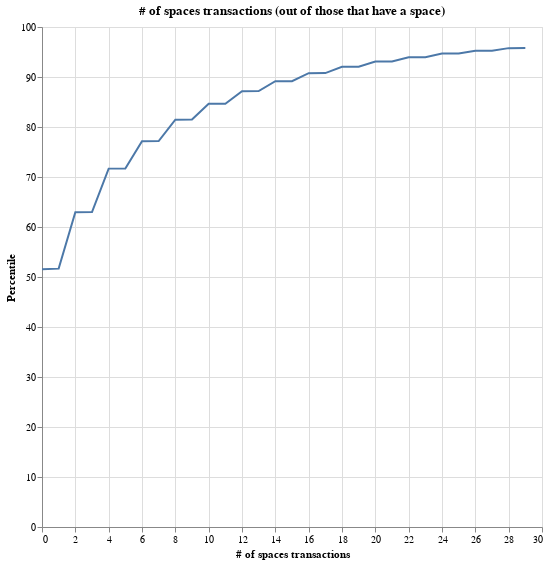

Write notebook code for a chart like this one.
### Code cell
df = pd.read_csv("tier_positioning_recenttx.csv").fillna(0)

df = df.loc[df["month"] == "2020-07", :]

df = df.loc[df["n_spaces"] > 0, :]

df = df.groupby(["n_spaces_tx"])["user_id"].agg("nunique").reset_index()


df["perc"] = 100 * df["user_id"] / sum(df["user_id"])
df["cum"] = df["perc"].cumsum()

alt.Chart(df.loc[df["n_spaces_tx"] < 30, :]).mark_line().encode(
    x=alt.X("n_spaces_tx", axis=alt.Axis(title="# of spaces transactions")),
    y=alt.Y("cum", axis=alt.Axis(title="Percentile")),
).properties(
    width=500,
    height=500,
    title="# of spaces transactions (out of those that have a space)",
)

### Figure 1 — Vega-Lite specification as saved in the notebook (floating-point values rounded to 4 significant figures)
{"config": {"view": {"continuousWidth": 400, "continuousHeight": 300}}, "data": {"name": "data-10af431f8de893159b27bf227a6968ea"}, "mark": "line", "encoding": {"x": {"type": "quantitative", "axis": {"title": "# of spaces transactions"}, "field": "n_spaces_tx"}, "y": {"type": "quantitative", "axis": {"title": "Percentile"}, "field": "cum"}}, "height": 500, "title": "# of spaces transactions (out of those that have a space)", "width": 500, "$schema": "https://vega.github.io/schema/vega-lite/v4.0.2.json", "datasets": {"data-10af431f8de893159b27bf227a6968ea": [{"n_spaces_tx": 0, "user_id": 187667, "perc": 51.54, "cum": 51.54}, {"n_spaces_tx": 1, "user_id": 471, "perc": 0.1294, "cum": 51.67}, {"n_spaces_tx": 2, "user_id": 41016, "perc": 11.26, "cum": 62.94}, {"n_spaces_tx": 3, "user_id": 239, "perc": 0.06564, "cum": 63.0}, {"n_spaces_tx": 4, "user_id": 31579, "perc": 8.673, "cum": 71.68}, {"n_spaces_tx": 5, "user_id": 135, "perc": 0.03708, "cum": 71.71}, {"n_spaces_tx": 6, "user_id": 19829, "perc": 5.446, "cum": 77.16}, {"n_spaces_tx": 7, "user_id": 101, "perc": 0.02774, "cum": 77.19}, {"n_spaces_tx": 8, "user_id": 15585, "perc": 4.28, "cum": 81.47}, {"n_spaces_tx": 9, "user_id": 80, "perc": 0.02197, "cum": 81.49}, {"n_spaces_tx": 10, "user_id": 11492, "perc": 3.156, "cum": 84.64}, {"n_spaces_tx": 11, "user_id": 65, "perc": 0.01785, "cum": 84.66}, {"n_spaces_tx": 12, "user_id": 9101, "perc": 2.5, "cum": 87.16}, {"n_spaces_tx": 13, "user_id": 46, "perc": 0.01263, "cum": 87.18}, {"n_spaces_tx": 14, "user_id": 7194, "perc": 1.976, "cum": 89.15}, {"n_spaces_tx": 15, "user_id": 38, "perc": 0.01044, "cum": 89.16}, {"n_spaces_tx": 16, "user_id": 5844, "perc": 1.605, "cum": 90.77}, {"n_spaces_tx": 17, "user_id": 45, "perc": 0.01236, "cum": 90.78}, {"n_spaces_tx": 18, "user_id": 4596, "perc": 1.262, "cum": 92.04}, {"n_spaces_tx": 19, "user_id": 36, "perc": 0.009887, "cum": 92.05}, {"n_spaces_tx": 20, "user_id": 3789, "perc": 1.041, "cum": 93.09}, {"n_spaces_tx": 21, "user_id": 18, "perc": 0.004944, "cum": 93.1}, {"n_spaces_tx": 22, "user_id": 3148, "perc": 0.8646, "cum": 93.96}, {"n_spaces_tx": 23, "user_id": 21, "perc": 0.005768, "cum": 93.97}, {"n_spaces_tx": 24, "user_id": 2579, "perc": 0.7083, "cum": 94.68}, {"n_spaces_tx": 25, "user_id": 12, "perc": 0.003296, "cum": 94.68}, {"n_spaces_tx": 26, "user_id": 2145, "perc": 0.5891, "cum": 95.27}, {"n_spaces_tx": 27, "user_id": 13, "perc": 0.00357, "cum": 95.27}, {"n_spaces_tx": 28, "user_id": 1827, "perc": 0.5018, "cum": 95.77}, {"n_spaces_tx": 29, "user_id": 13, "perc": 0.00357, "cum": 95.78}]}}
